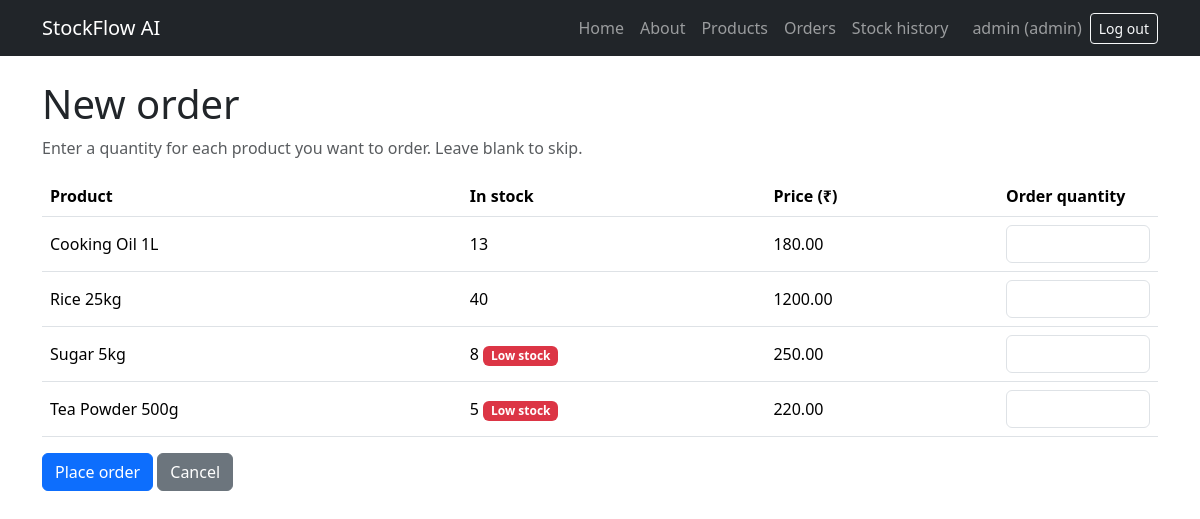
Page /orders/new (signed in) on the committed database.
### app/models.py (models this page shows, shortened)
class User(UserMixin, db.Model):
    __tablename__ = "users"
    id = db.Column(db.Integer, primary_key=True)
    username = db.Column(db.String(80), unique=True, nullable=False)
    password_hash = db.Column(db.String(255), nullable=False)
    role = db.Column(db.String(20), nullable=False, default="staff")
    @property
    def is_admin(self):
        return self.role == "admin"

class Product(db.Model):
    id = db.Column(db.Integer, primary_key=True)
    name = db.Column(db.String(120), unique=True, nullable=False)
    quantity = db.Column(db.Integer, nullable=False, default=0)
    price = db.Column(db.Float, nullable=False)
    reorder_level = db.Column(db.Integer, nullable=False, default=10)
    is_active = db.Column(db.Boolean, nullable=False, default=True)
    @property
    def is_low_stock(self):
        return self.quantity < self.reorder_level

### app/orders.py (the view, shortened to what this page needs)
    @app.route("/orders/new", methods=["GET", "POST"])
    @login_required
    def new_order():
        products = active_products()
        return render_template("order_form.html", products=products, values={})

### app/auth.py (called while the page is built)
@login_manager.user_loader
def load_user(user_id):
    return db.session.get(User, int(user_id))

### app/orders.py (called while the page is built)
def active_products():
    query = db.select(Product).where(Product.is_active.is_(True)).order_by(Product.name)
    return db.session.execute(query).scalars().all()

### app/templates/order_form.html (shortened to what this page needs)
{% extends "base.html" %}
{% block content %}
    <h1>New order</h1>
    <p class="text-muted">Enter a quantity for each product you want to order. Leave blank to skip.</p>
    <form method="post" class="mt-3">
        <table class="table align-middle">
            <thead>
                <tr>
                    <th>Product</th>
                    <th>In stock</th>
                    <th>Price (₹)</th>
                    <th style="width: 160px;">Order quantity</th>
                </tr>
            </thead>
            <tbody>
                {% for product in products %}
                    <tr>
                        <td>{{ product.name }}</td>
                        <td>
                            {{ product.quantity }}
                            {% if product.is_low_stock %}
                                <span class="badge bg-danger">Low stock</span>
                            {% endif %}
                        </td>
                        <td>{{ "%.2f"|format(product.price) }}</td>
                        <td>
                            <input type="number" class="form-control" name="qty_{{ product.id }}"
                                   value="{{ values.get('qty_' ~ product.id, '') }}"
                                   min="0" max="{{ product.quantity }}" step="1">
                        </td>
                    </tr>
                {% else %}
                    <tr><td colspan="4">No products available.</td></tr>
                {% endfor %}
            </tbody>
        </table>
        <button type="submit" class="btn btn-primary">Place order</button>
        <a href="{{ url_for('orders') }}" class="btn btn-secondary">Cancel</a>
    </form>
{% endblock %}

### app/templates/base.html (shortened to what this page needs)
<!DOCTYPE html>
<html lang="en">
<head>
    <link href="https://cdn.jsdelivr.net/npm/bootstrap@5.3.3/dist/css/bootstrap.min.css" rel="stylesheet">
</head>
<body>
    <nav class="navbar navbar-expand navbar-dark bg-dark">
        <div class="container">
            <a class="navbar-brand" href="{{ url_for('home') }}">StockFlow AI</a>
            <div class="navbar-nav align-items-center">
                <a class="nav-link" href="{{ url_for('home') }}">Home</a>
                <a class="nav-link" href="{{ url_for('about') }}">About</a>
                {% if current_user.is_authenticated %}
                    <a class="nav-link" href="{{ url_for('products') }}">Products</a>
                    <a class="nav-link" href="{{ url_for('orders') }}">Orders</a>
                    {% if current_user.is_admin %}
                        <a class="nav-link" href="{{ url_for('stock_history') }}">Stock history</a>
                    {% endif %}
                    <span class="navbar-text ms-3 me-2">
                        {{ current_user.username }} ({{ current_user.role }})
                    </span>
                    <form method="post" action="{{ url_for('logout') }}" class="d-inline">
                        <button type="submit" class="btn btn-sm btn-outline-light">Log out</button>
                    </form>
                {% else %}
                    <a class="nav-link" href="{{ url_for('login') }}">Log in</a>
                {% endif %}
            </div>
        </div>
    </nav>
    <main class="container mt-4">
        {% block content %}{% endblock %}
    </main>
</body>
</html>

### rows in the picture
User: username "admin", role "admin"
Product: name "Cooking Oil 1L", quantity "13", price "180.00"
Product: name "Rice 25kg", quantity "40", price "1200.00"
Product: name "Sugar 5kg", quantity "8", reorder_level "Low stock", price "250.00"
Product: name "Tea Powder 500g", quantity "5", reorder_level "Low stock", price "220.00"
